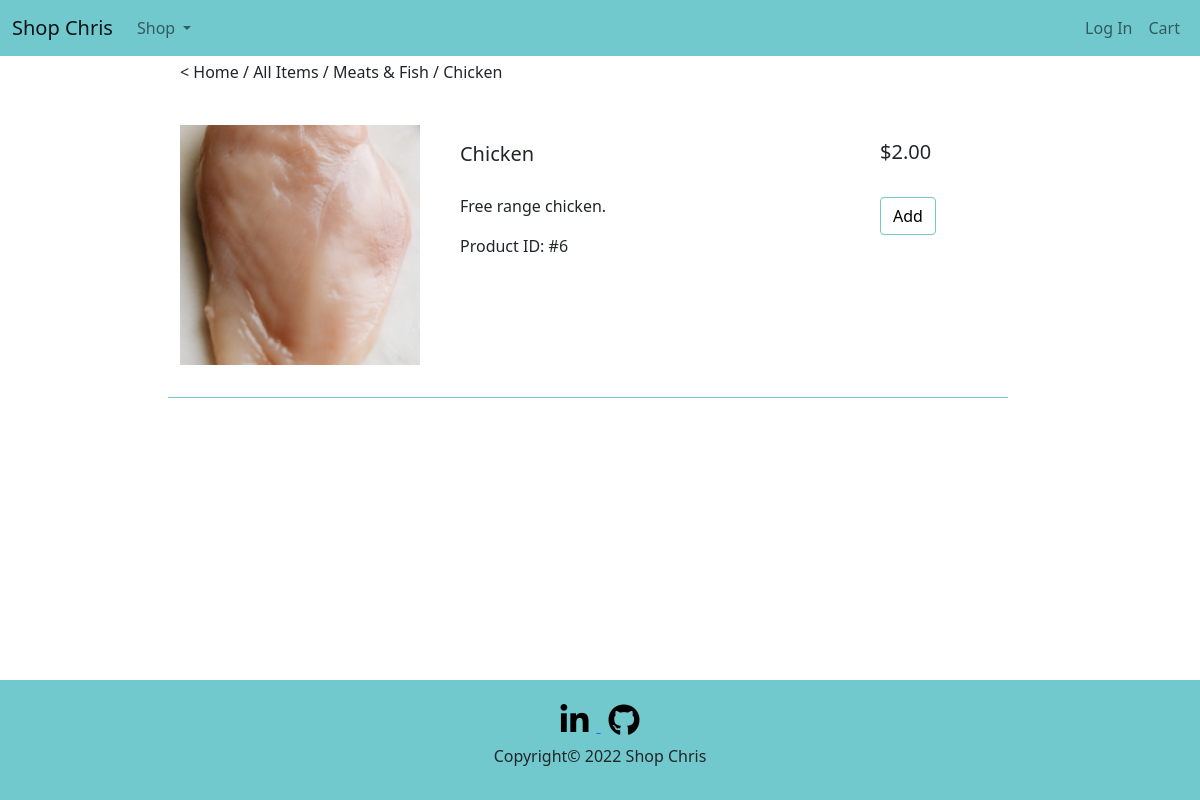
The page /products/meats/chicken on the database its author committed.
### main.py (models this page shows)
class Product(db.Model):
    __tablename__ = "products"
    id = db.Column(db.Integer, primary_key=True)
    name = db.Column(db.String(100), nullable=False, unique=True)
    category = db.Column(db.String(100), nullable=False)
    category_title = db.Column(db.String(100), nullable=False)
    description = db.Column(db.Text, nullable=False)
    price = db.Column(db.Float, nullable=False)
    img = db.Column(db.String(100), nullable=False)

### main.py (the view)
@app.route("/products/<string:category>/<string:item>", methods=["GET", "POST"])
def individual_product(category, item):
    specific_product = Product.query.filter_by(name=item).first()
    if request.method == "POST":
        item = request.form.get('add_button')
        shopping_cart.append(item)
        return render_template("products_individual.html", logged_in=current_user.is_authenticated,
                               cart_size=len(shopping_cart), title=specific_product.name.title(),
                               copyright_year=copyright_year, product=specific_product)
    return render_template("products_individual.html", logged_in=current_user.is_authenticated,
                           cart_size=len(shopping_cart), title=specific_product.name.title(),
                           copyright_year=copyright_year, product=specific_product)

### templates/products_individual.html
{% extends "base.html" %}
{% block content %}
<form method="post" action="{{ url_for('individual_product', category=product.category, item=product.name) }}">
    <div class="container-fluid items-container">
        <p>< <a class="link-unstyled black-hyperlink" href="{{ url_for('home') }}">Home</a>
            / <a class="link-unstyled black-hyperlink" href="{{ url_for('all_items') }}">All Items</a>
            / <a class="link-unstyled black-hyperlink" href="{{ url_for('products', category=product.category) }}">
                {{ product.category_title }}</a> / {{ product.name.title() }}
        </p>
        <div class="row product-item-border">
            <div class="col-lg-4">
                <img class="cart-image-thumbnail" src="{{ url_for('static', filename=product.name+'.jpg') }}">
            </div>
            <div class="col-lg-6 cold-md-7">
                <h5 class="cart-item-heading">{{ product.name.title() }}</h5>
                <p class="cart-item-description">{{ product.description }}</p>
                <p class="cart-item-description">Product ID: #{{ product.id }}</p>
            </div>
            <div class="col-lg-2 col-md-5">
                <h5 class="cart-pricing">${{ "%.2f"|format(product.price) }}</h5>
                <button type="submit" class="btn btn-outline-primary generic-button add-button-product-page"
                        name="add_button" value={{product.name}}>
                    Add
                </button>
            </div>
            <div class="row cart-white-space"></div>
        </div>
    </div>
</form>
{% endblock %}

### static/styles.css (style rules this page uses)
@media screen and (max-width:1300px) { .items-container { padding-top: 60px !important; } }
body { min-height: 100vh; position: relative; margin: 0; padding-bottom: 100px; box-sizing: border-box; }
.items-container, .images-container { padding: 4% 15% 0 15%; }
.black-hyperlink { color: black; }
.generic-button { border-color: #71C9CE !important; color: black !important; margin-left: auto !important; margin-right: auto; }
.link-unstyled { color: inherit; text-decoration: inherit; }
.cart-white-space { padding: 1rem; }
.cart-image-thumbnail { width: 15rem; height: 15rem; object-fit: cover; display: block; margin-top: 4%; }
.cart-item-heading { padding: 7% 0 5% 0; text-align: left; }
.cart-pricing { padding-top: 22%; }
.product-item-border { width: 100%; border-bottom: 1px solid #71C9CE; padding-top: 1.7%; }
.add-button-product-page { margin-top: 25px; }

### rows shown on the page
Product: category_title "Meats & Fish", name "Chicken", name (picture), description "Free range chicken.", id "6", price "2.00"

### other values the page prints
{{ copyright_year }} "2022"
